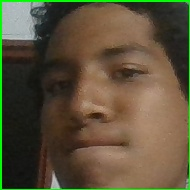
#> input picture data/Samuel/0.jpg, 190 x 190 px; its folder holds only this picture in this run
$ python -i functions_face.py   (imports and definitions only)
#> lines starting #> are read from the running program, lines starting #| are printed output that depends on the picture
#> further down, picture is the input picture: shape (190, 190, 3); mean B, G, R 59, 82.4, 92.6
# Features
from skimage import feature
from sklearn.neighbors import KNeighborsClassifier
import numpy as np
import os
import glob
import cv2
import pathlib
from sklearn.svm import SVC
from sklearn.model_selection import GridSearchCV
from sklearn.naive_bayes import GaussianNB

# [42 lines left out: function extract_data, not called in this run]


def blockshaped(arr, nrows, ncols):

    h, w = arr.shape
    return (arr.reshape(h//nrows, nrows, -1, ncols)
            .swapaxes(1,2)
            .reshape(-1, nrows, ncols))

def getHistogram(imgArray):
    hist, bin_edges = np.histogram(imgArray, density=True)
    return hist

# [73 lines left out: function trainModel, not called in this run]

def lbpImage(img):

    radius = 1
    n_points = 8 * radius

    lbp_hist = np.zeros((1,1440))

    gray = cv2.cvtColor(img, cv2.COLOR_BGR2GRAY)
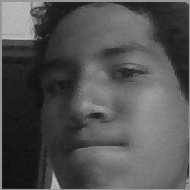
#> gray: shape (190, 190); min 12, max 202, mean 82.8
    image = cv2.resize(gray,(168,192))
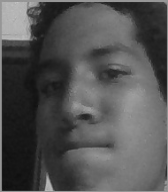
#> image: shape (192, 168); min 14, max 197, mean 82.7

    lbp = feature.local_binary_pattern(image, n_points, radius)
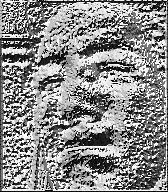
#> lbp: shape (192, 168) float64; min 0, max 255, mean 138.2


    shaped = blockshaped(lbp, 16, 14)
    x = []
    xBlocks = []
    for s in shaped:
        xBlocks.append(getHistogram(s))
#> this loop made 144 passes
#> after the loop, xBlocks = 144 items
    # Concatenate the various histogram, the resulting histogram is append into feature vector
    x.append(np.concatenate(xBlocks))

    lbp_hist[0] += x[0]

    return lbp_hist

>>> import cv2
>>> picture = cv2.imread('../data/Samuel/0.jpg')
>>> result = lbpImage(picture)

$ run again, on data/Samuel/1.jpg
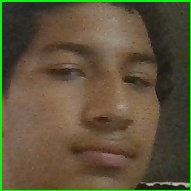
#> input picture data/Samuel/1.jpg, 191 x 191 px
#> picture is the input picture: shape (191, 191, 3); mean B, G, R 58.6, 83.9, 94
#> in lbpImage, `image = cv2.resize(gray,(168,192))`:
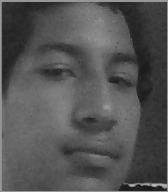
#> image: shape (192, 168); min 15, max 187, mean 84
#> in lbpImage, `lbp = feature.local_binary_pattern(image, n_points, radius)`:
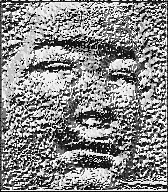
#> lbp: shape (192, 168) float64; min 0, max 255, mean 136.3
#> the loop in lbpImage, `for s in shaped:` made 144 passes
#> after the loop in lbpImage, `for s in shaped:`: xBlocks = 144 items
